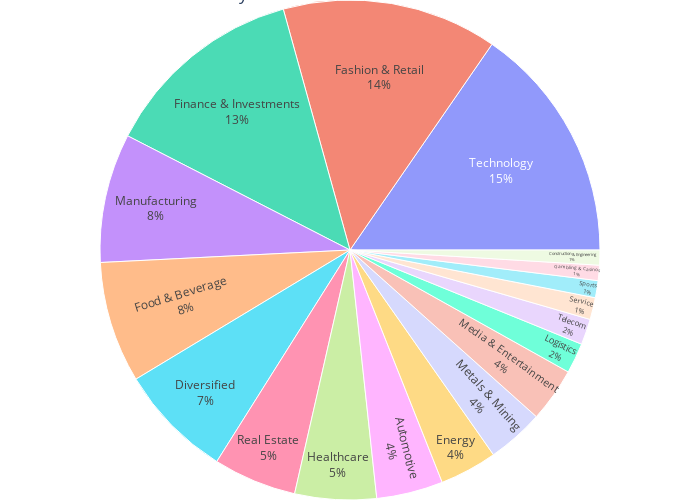

Write notebook code for a chart like this one.
### Markdown cell above
### **The sectors of Finance & Investments, Manufacturing, and Technology are the primary contributors to the highest number of billionaires.**

### Code cell
x_data = df.groupby('industries')['finalWorth'].sum().reset_index()


fig = go.Figure(go.Sunburst(
    labels=x_data['industries'],
    parents=[''] * len(x_data['industries']),
    values=x_data['finalWorth'],
    textinfo='label+percent entry',
))


fig.update_layout(
    margin=dict(t=0, l=0, r=0, b=0),
    title='Sunburst Chart for Industry Contribution in Wealth',
    width=700,  
    height=500,
)

fig.show()

### Figure 1 — Plotly figure (JSON) as saved in the notebook; plotly's stock layout.template omitted (floating-point values rounded to 4 significant figures)
{"data": [{"labels": ["Automotive", "Construction & Engineering", "Diversified", "Energy", "Fashion & Retail", "Finance & Investments", "Food & Beverage", "Gambling & Casinos", "Healthcare", "Logistics", "Manufacturing", "Media & Entertainment", "Metals & Mining", "Real Estate", "Service", "Sports", "Technology", "Telecom"], "parents": ["", "", "", "", "", "", "", "", "", "", "", "", "", "", "", "", "", ""], "textinfo": "label+percent entry", "type": "sunburst", "values": [525300, 118500, 905200, 453500, 1698800, 1605100, 957200, 120500, 643200, 239500, 1019000, 427500, 446800, 657400, 173400, 134500, 1877900, 203500]}], "layout": {"height": 500, "margin": {"b": 0, "l": 0, "r": 0, "t": 0}, "title": {"text": "Sunburst Chart for Industry Contribution in Wealth"}, "width": 700}}
